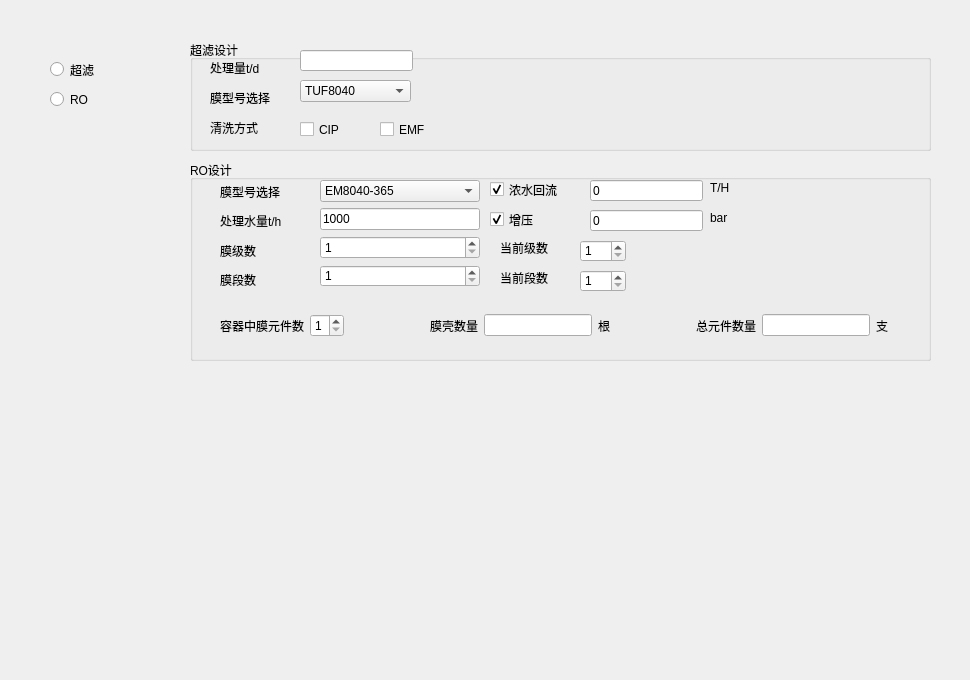
    <widget class="QWidget" name="tab_5">
     <attribute name="title">
      <string>膜设计</string>
     </attribute>
     <widget class="QGroupBox" name="groupBox_3">
      <property name="geometry">
       <rect>
        <x>190</x>
        <y>160</y>
        <width>741</width>
        <height>201</height>
       </rect>
      </property>
      <property name="title">
       <string>RO设计</string>
      </property>
      <widget class="QWidget" name="verticalLayoutWidget">
       <property name="geometry">
        <rect>
         <x>30</x>
         <y>20</y>
         <width>86</width>
         <height>111</height>
        </rect>
       </property>
       <layout class="QVBoxLayout" name="verticalLayout">
        <item>
         <widget class="QLabel" name="label_55">
          <property name="text">
           <string>膜型号选择</string>
          </property>
         </widget>
        </item>
        <item>
         <widget class="QLabel" name="label_15">
          <property name="text">
           <string>处理水量t/h</string>
          </property>
         </widget>
        </item>
        <item>
         <widget class="QLabel" name="label_56">
          <property name="text">
           <string>膜级数</string>
          </property>
         </widget>
        </item>
        <item>
         <widget class="QLabel" name="label_60">
          <property name="text">
           <string>膜段数</string>
          </property>
         </widget>
        </item>
       </layout>
      </widget>
      <widget class="QLineEdit" name="lineEdit_3">
       <property name="geometry">
        <rect>
         <x>400</x>
         <y>50</y>
         <width>113</width>
         <height>21</height>
        </rect>
       </property>
       <property name="text">
        <string>0</string>
       </property>
      </widget>
      <widget class="QLineEdit" name="lineEdit_4">
       <property name="geometry">
        <rect>
         <x>400</x>
         <y>20</y>
         <width>113</width>
         <height>21</height>
        </rect>
       </property>
       <property name="text">
        <string>0</string>
       </property>
       <property name="readOnly">
        <bool>false</bool>
       </property>
      </widget>
      <widget class="QLabel" name="label_58">
       <property name="geometry">
        <rect>
         <x>520</x>
         <y>20</y>
         <width>72</width>
         <height>15</height>
        </rect>
       </property>
       <property name="text">
        <string>T/H</string>
       </property>
      </widget>
      <widget class="QLabel" name="label_59">
       <property name="geometry">
        <rect>
         <x>520</x>
         <y>50</y>
         <width>72</width>
         <height>15</height>
        </rect>
       </property>
       <property name="text">
        <string>bar</string>
       </property>
      </widget>
      <widget class="QWidget" name="verticalLayoutWidget_2">
       <property name="geometry">
        <rect>
         <x>130</x>
         <y>20</y>
         <width>160</width>
         <height>107</height>
        </rect>
       </property>
       <layout class="QVBoxLayout" name="verticalLayout_2">
        <item>
         <widget class="QComboBox" name="comboBox_2">
          <item>
           <property name="text">
            <string>EM8040-365</string>
           </property>
          </item>
          <item>
           <property name="text">
            <string>LP8040-400</string>
           </property>
          </item>
          <item>
           <property name="text">
            <string>BW30-400</string>
           </property>
          </item>
          <item>
           <property name="text">
            <string>BW30FR-400</string>
           </property>
          </item>
          <item>
           <property name="text">
            <string>SW30-400</string>
           </property>
          </item>
          <item>
           <property name="text">
            <string>SW30HRLE-400</string>
           </property>
          </item>
         </widget>
        </item>
        <item>
         <widget class="QLineEdit" name="lineEdit_2">
          <property name="text">
           <string>1000</string>
          </property>
         </widget>
        </item>
        <item>
         <widget class="QSpinBox" name="spinBox_3">
          <property name="minimum">
           <number>1</number>
          </property>
          <property name="maximum">
           <number>2</number>
          </property>
         </widget>
        </item>
        <item>
         <widget class="QSpinBox" name="spinBox_4">
          <property name="minimum">
           <number>1</number>
          </property>
          <property name="maximum">
           <number>2</number>
          </property>
         </widget>
        </item>
       </layout>
      </widget>
      <widget class="QLabel" name="label_61">
       <property name="geometry">
        <rect>
         <x>310</x>
         <y>80</y>
         <width>72</width>
         <height>15</height>
        </rect>
       </property>
       <property name="text">
        <string>当前级数</string>
       </property>
      </widget>
      <widget class="QLabel" name="label_62">
       <property name="geometry">
        <rect>
         <x>310</x>
         <y>110</y>
         <width>72</width>
         <height>15</height>
        </rect>
       </property>
       <property name="text">
        <string>当前段数</string>
       </property>
      </widget>
      <widget class="QSpinBox" name="spinBox_5">
       <property name="geometry">
        <rect>
         <x>390</x>
         <y>80</y>
         <width>46</width>
         <height>22</height>
        </rect>
       </property>
       <property name="minimum">
        <number>1</number>
       </property>
       <property name="maximum">
        <number>3</number>
       </property>
      </widget>
      <widget class="QSpinBox" name="spinBox_6">
       <property name="geometry">
        <rect>
         <x>390</x>
         <y>110</y>
         <width>46</width>
         <height>22</height>
        </rect>
       </property>
       <property name="minimum">
        <number>1</number>
       </property>
       <property name="maximum">
        <number>3</number>
       </property>
      </widget>
      <widget class="QWidget" name="horizontalLayoutWidget">
       <property name="geometry">
        <rect>
         <x>30</x>
         <y>140</y>
         <width>681</width>
         <height>51</height>
        </rect>
       </property>
       <layout class="QHBoxLayout" name="horizontalLayout">
        <item>
         <widget class="QLabel" name="label_64">
          <property name="text">
           <string>容器中膜元件数</string>
          </property>
         </widget>
        </item>
        <item>
         <widget class="QSpinBox" name="spinBox_7">
          <property name="minimum">
           <number>1</number>
          </property>
          <property name="maximum">
           <number>7</number>
          </property>
         </widget>
        </item>
        <item>
         <spacer name="horizontalSpacer">
          <property name="orientation">
           <enum>Qt::Horizontal</enum>
          </property>
          <property name="sizeHint" stdset="0">
           <size>
            <width>60</width>
            <height>20</height>
           </size>
          </property>
         </spacer>
        </item>
        <item>
         <widget class="QLabel" name="label_63">
          <property name="text">
           <string>膜壳数量</string>
          </property>
         </widget>
        </item>
        <item>
         <widget class="QLineEdit" name="lineEdit_6"/>
        </item>
        <item>
         <widget class="QLabel" name="label_69">
          <property name="text">
           <string>根</string>
          </property>
         </widget>
        </item>
        <item>
         <spacer name="horizontalSpacer_2">
          <property name="orientation">
           <enum>Qt::Horizontal</enum>
          </property>
          <property name="sizeHint" stdset="0">
           <size>
            <width>60</width>
            <height>20</height>
           </size>
          </property>
         </spacer>
        </item>
        <item>
         <widget class="QLabel" name="label_68">
          <property name="text">
           <string>总元件数量</string>
          </property>
         </widget>
        </item>
        <item>
         <widget class="QLineEdit" name="lineEdit_7"/>
        </item>
        <item>
         <widget class="QLabel" name="label_71">
          <property name="text">
           <string>支</string>
          </property>
         </widget>
        </item>
        <item>
         <widget class="QLabel" name="label_70">
          <property name="text">
           <string/>
          </property>
         </widget>
        </item>
       </layout>
      </widget>
      <widget class="QCheckBox" name="checkBox_3">
       <property name="geometry">
        <rect>
         <x>300</x>
         <y>20</y>
         <width>91</width>
         <height>19</height>
        </rect>
       </property>
       <property name="text">
        <string>浓水回流</string>
       </property>
       <property name="checked">
        <bool>true</bool>
       </property>
      </widget>
      <widget class="QCheckBox" name="checkBox_4">
       <property name="geometry">
        <rect>
         <x>300</x>
         <y>50</y>
         <width>91</width>
         <height>19</height>
        </rect>
       </property>
       <property name="text">
        <string>增压</string>
       </property>
       <property name="checked">
        <bool>true</bool>
       </property>
      </widget>
     </widget>
     <widget class="QGroupBox" name="groupBox_4">
      <property name="geometry">
       <rect>
        <x>190</x>
        <y>40</y>
        <width>741</width>
        <height>111</height>
       </rect>
      </property>
      <property name="title">
       <string>超滤设计</string>
      </property>
      <widget class="QLabel" name="label_65">
       <property name="geometry">
        <rect>
         <x>20</x>
         <y>20</y>
         <width>72</width>
         <height>15</height>
        </rect>
       </property>
       <property name="text">
        <string>处理量t/d</string>
       </property>
      </widget>
      <widget class="QLabel" name="label_66">
       <property name="geometry">
        <rect>
         <x>20</x>
         <y>50</y>
         <width>72</width>
         <height>15</height>
        </rect>
       </property>
       <property name="text">
        <string>膜型号选择</string>
       </property>
      </widget>
      <widget class="QComboBox" name="comboBox_3">
       <property name="geometry">
        <rect>
         <x>110</x>
         <y>40</y>
         <width>111</width>
         <height>22</height>
        </rect>
       </property>
       <item>
        <property name="text">
         <string>TUF8040</string>
        </property>
       </item>
       <item>
        <property name="text">
         <string>TUF8080</string>
        </property>
       </item>
       <item>
        <property name="text">
         <string>2880</string>
        </property>
       </item>
       <item>
        <property name="text">
         <string>2860</string>
        </property>
       </item>
      </widget>
      <widget class="QLineEdit" name="lineEdit_5">
       <property name="geometry">
        <rect>
         <x>110</x>
         <y>10</y>
         <width>113</width>
         <height>21</height>
        </rect>
       </property>
      </widget>
      <widget class="QLabel" name="label_67">
       <property name="geometry">
        <rect>
         <x>20</x>
         <y>80</y>
         <width>72</width>
         <height>15</height>
        </rect>
       </property>
       <property name="text">
        <string>清洗方式</string>
       </property>
      </widget>
      <widget class="QCheckBox" name="checkBox">
       <property name="geometry">
        <rect>
         <x>110</x>
         <y>80</y>
         <width>91</width>
         <height>19</height>
        </rect>
       </property>
       <property name="text">
        <string>CIP</string>
       </property>
      </widget>
      <widget class="QCheckBox" name="checkBox_2">
       <property name="geometry">
        <rect>
         <x>190</x>
         <y>80</y>
         <width>91</width>
         <height>19</height>
        </rect>
       </property>
       <property name="text">
        <string>EMF</string>
       </property>
      </widget>
     </widget>
     <widget class="QLabel" name="label_57">
      <property name="enabled">
       <bool>true</bool>
      </property>
      <property name="geometry">
       <rect>
        <x>170</x>
        <y>380</y>
        <width>791</width>
        <height>291</height>
       </rect>
      </property>
      <property name="autoFillBackground">
       <bool>true</bool>
      </property>
      <property name="text">
       <string/>
      </property>
      <property name="pixmap">
       <pixmap resource="image.qrc">:/liucheng/resource/一级一段.JPG</pixmap>
      </property>
     </widget>
     <widget class="QRadioButton" name="radioButton_2">
      <property name="geometry">
       <rect>
        <x>50</x>
        <y>60</y>
        <width>115</width>
        <height>19</height>
       </rect>
      </property>
      <property name="text">
       <string>超滤</string>
      </property>
     </widget>
     <widget class="QRadioButton" name="radioButton_3">
      <property name="geometry">
       <rect>
        <x>50</x>
        <y>90</y>
        <width>115</width>
        <height>19</height>
       </rect>
      </property>
      <property name="text">
       <string>RO</string>
      </property>
     </widget>
    </widget>
